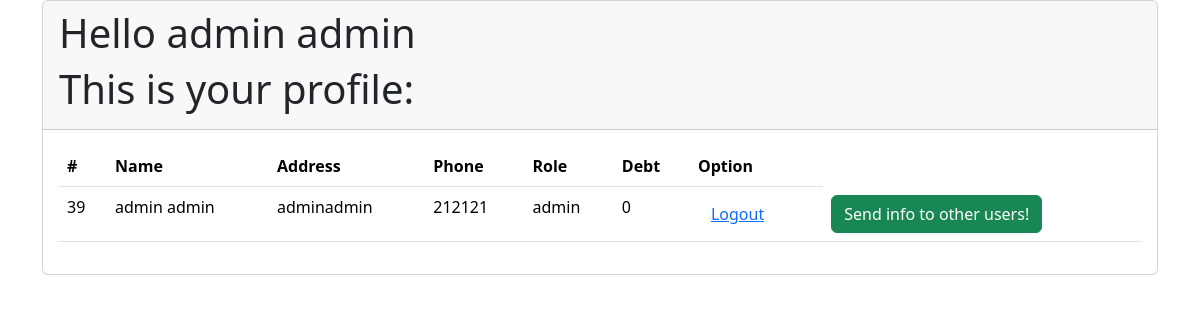
The page /userProfile.php (signed in) on the database its author committed.
### tables this page shows
CREATE TABLE `users` (
  `id` int(11) NOT NULL,
  `name` varchar(50) NOT NULL,
  `role` varchar(50) NOT NULL,
  `address` varchar(50) NOT NULL,
  `mobile` int(11) NOT NULL,
  `photo` blob DEFAULT NULL,
  `password` varchar(50) DEFAULT NULL,
  `debt` int(11) DEFAULT NULL
);

### userProfile.php (the view, shortened to what this page needs)
<!DOCTYPE html>
<html>
<head>
    <link href="https://cdn.jsdelivr.net/npm/bootstrap@5.3.2/dist/css/bootstrap.min.css" rel="stylesheet">
</head>
<body>
    <div class="container">
        <div class="row">
            <div class="col-mid-9">
            <div class="card">
            <div class="card-header">
            <h1> <?php echo "Hello ". $_SESSION["name"] ?></h1>
                <h1> This is your profile: </h1>
            </div>
            <div class="card-body">
            <table class="table">
  <thead>
    <tr>
      <th scope="col">#</th>
      <th scope="col">Name</th>
      <th scope="col">Address</th>
      <th scope="col">Phone</th>
      <th scope="col">Role</th>
      <th scope="col">Debt</th>
      <th scope="col">Option</th>
    </tr>
  </thead>
  <tbody>
           <?php
            $data=mysqli_connect("localhost","root","","crud");
            $name=$_SESSION["name"] ;
            $sql="select * from users where name= '$name' ";
            $run=mysqli_query($data,$sql);
            while($row=mysqli_fetch_array($run))
            {
                $id=$row['id'];
                $name=$row['name'];
                $address=$row['address'];
                $mobile=$row['mobile'];
                $role=$row['role'];
                $debt=$row['debt'];
            }
                ?>
            <tr>
                <td> <?php echo $id ?> </td>
                <td> <?php echo $name ?> </td>
                <td> <?php echo $address ?> </td>
                <td> <?php echo $mobile ?> </td>
                <td> <?php echo $role ?> </td>
                <td> <?php echo $debt ?> </td>
                <td> <button class="btn btn-red"> <a href="http://localhost/detyra/logout.php">Logout</a> </button> </td>
                <td> <button class="btn btn-success"> Send info to other users!  </a> </button> </td>
            </tr>
        </tbody>
        </table>
    </div>
            </div>
            </div>
        </div>
</div>
</body>
</html>

### rows shown on the page
users: id "39", name "admin admin", address "adminadmin", mobile "212121", role "admin", debt "0"

### other values the page prints
$_SESSION["name"] "admin admin"
